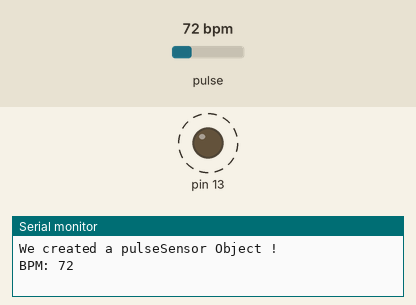
A sketch run on a simulated Arduino Uno, built with avr-gcc and run on an emulated ATmega328P. Parts: output pins drawn as LEDs (lit = HIGH), the last lines printed to the serial monitor. Dashed ring = blinking. The inputs (shaded band) are chosen by the test bench; at power-on: pulse 72 bpm.

Above: at 1.2 s.
1.3 s: pulse set to 42 bpm
At 3.1 s:
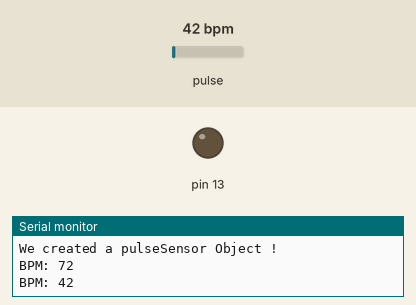
3.7 s: pulse set to 70 bpm
At 4.64 s:
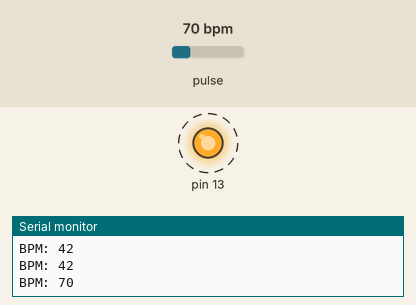
Timing chart, 0 to 12.7 s (numbered marks = the images above; inputs shaded):
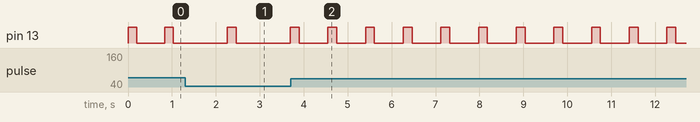

Measured:
- after the input at 3.7 s, pin 13: alternates HIGH for 0.20 s and LOW for 0.66 s, starting after 0.85 s

The sketch:

pulse_sensor_modulsss.ino
```cpp
#define USE_ARDUINO_INTERRUPTS true
#include <PulseSensorPlayground.h>

// Variables
const int PulseWire = A0;
const int LED13 = 13;
int Threshold = 510; // Determine which Signal to "count as a beat" and which to ignore.
// Use the "Gettting Started Project" to fine-tune Threshold Value beyond default setting.
// Otherwise leave the default "550" value.

PulseSensorPlayground pulseSensor; // Creates an instance of the PulseSensorPlayground object called "pulseSensor"
void setup() {

Serial.begin(9600); // For Serial Monitor
pulseSensor.analogInput(PulseWire);
pulseSensor.blinkOnPulse(LED13);
pulseSensor.setThreshold(Threshold);

// Double-check the "pulseSensor" object was created and "began" seeing a signal.
if (pulseSensor.begin()) {
Serial.println("We created a pulseSensor Object !");

}
}

void loop() {


int myBPM = pulseSensor.getBeatsPerMinute();
if (pulseSensor.sawStartOfBeat()) {
//Serial.println("♥ A HeartBeat Happened ! ");
Serial.print("BPM: "); // Print phrase "BPM: "
Serial.println(myBPM);
}
//delay(10);
}
```
